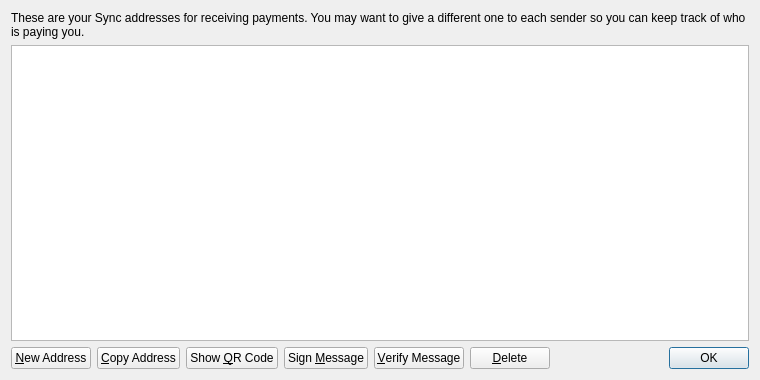
<?xml version="1.0" encoding="UTF-8"?>
<ui version="4.0">
 <class>AddressBookPage</class>
 <widget class="QWidget" name="AddressBookPage">
  <property name="geometry">
   <rect>
    <x>0</x>
    <y>0</y>
    <width>760</width>
    <height>380</height>
   </rect>
  </property>
  <property name="windowTitle">
   <string>Address Book</string>
  </property>
  <layout class="QVBoxLayout" name="verticalLayout">
   <item>
    <widget class="QLabel" name="labelExplanation">
     <property name="text">
      <string>These are your Sync addresses for receiving payments. You may want to give a different one to each sender so you can keep track of who is paying you.</string>
     </property>
     <property name="textFormat">
      <enum>Qt::PlainText</enum>
     </property>
     <property name="wordWrap">
      <bool>true</bool>
     </property>
    </widget>
   </item>
   <item>
    <widget class="QTableView" name="tableView">
     <property name="contextMenuPolicy">
      <enum>Qt::CustomContextMenu</enum>
     </property>
     <property name="toolTip">
      <string>Double-click to edit address or label</string>
     </property>
     <property name="tabKeyNavigation">
      <bool>false</bool>
     </property>
     <property name="alternatingRowColors">
      <bool>true</bool>
     </property>
     <property name="selectionMode">
      <enum>QAbstractItemView::SingleSelection</enum>
     </property>
     <property name="selectionBehavior">
      <enum>QAbstractItemView::SelectRows</enum>
     </property>
     <property name="sortingEnabled">
      <bool>true</bool>
     </property>
     <attribute name="verticalHeaderVisible">
      <bool>false</bool>
     </attribute>
    </widget>
   </item>
   <item>
    <layout class="QHBoxLayout" name="horizontalLayout">
     <item>
      <widget class="QPushButton" name="newAddressButton">
       <property name="toolTip">
        <string>Create a new address</string>
       </property>
       <property name="text">
        <string>&amp;New Address</string>
       </property>
       <property name="icon">
        <iconset resource="../bitcoin.qrc">
         <normaloff>:/icons/add</normaloff>:/icons/add</iconset>
       </property>
      </widget>
     </item>
     <item>
      <widget class="QPushButton" name="copyToClipboard">
       <property name="toolTip">
        <string>Copy the currently selected address to the system clipboard</string>
       </property>
       <property name="text">
        <string>&amp;Copy Address</string>
       </property>
       <property name="icon">
        <iconset resource="../bitcoin.qrc">
         <normaloff>:/icons/editcopy</normaloff>:/icons/editcopy</iconset>
       </property>
      </widget>
     </item>
     <item>
      <widget class="QPushButton" name="showQRCode">
       <property name="text">
        <string>Show &amp;QR Code</string>
       </property>
       <property name="icon">
        <iconset resource="../bitcoin.qrc">
         <normaloff>:/icons/qrcode</normaloff>:/icons/qrcode</iconset>
       </property>
      </widget>
     </item>
     <item>
      <widget class="QPushButton" name="signMessage">
       <property name="toolTip">
        <string>Sign a message to prove you own a Sync address</string>
       </property>
       <property name="text">
        <string>Sign &amp;Message</string>
       </property>
       <property name="icon">
        <iconset resource="../bitcoin.qrc">
         <normaloff>:/icons/edit</normaloff>:/icons/edit</iconset>
       </property>
      </widget>
     </item>
     <item>
      <widget class="QPushButton" name="verifyMessage">
       <property name="toolTip">
        <string>Verify a message to ensure it was signed with a specified Sync address</string>
       </property>
       <property name="text">
        <string>&amp;Verify Message</string>
       </property>
       <property name="icon">
        <iconset resource="../bitcoin.qrc">
         <normaloff>:/icons/transaction_0</normaloff>:/icons/transaction_0</iconset>
       </property>
      </widget>
     </item>
     <item>
      <widget class="QPushButton" name="deleteButton">
       <property name="toolTip">
        <string>Delete the currently selected address from the list</string>
       </property>
       <property name="text">
        <string>&amp;Delete</string>
       </property>
       <property name="icon">
        <iconset resource="../bitcoin.qrc">
         <normaloff>:/icons/remove</normaloff>:/icons/remove</iconset>
       </property>
      </widget>
     </item>
     <item>
      <spacer name="horizontalSpacer">
       <property name="orientation">
        <enum>Qt::Horizontal</enum>
       </property>
       <property name="sizeHint" stdset="0">
        <size>
         <width>40</width>
         <height>20</height>
        </size>
       </property>
      </spacer>
     </item>
     <item>
      <widget class="QDialogButtonBox" name="buttonBox">
       <property name="sizePolicy">
        <sizepolicy hsizetype="Maximum" vsizetype="Fixed">
         <horstretch>0</horstretch>
         <verstretch>0</verstretch>
        </sizepolicy>
       </property>
       <property name="standardButtons">
        <set>QDialogButtonBox::Ok</set>
       </property>
      </widget>
     </item>
    </layout>
   </item>
  </layout>
 </widget>
 <resources>
  <include location="../bitcoin.qrc"/>
 </resources>
 <connections/>
</ui>
